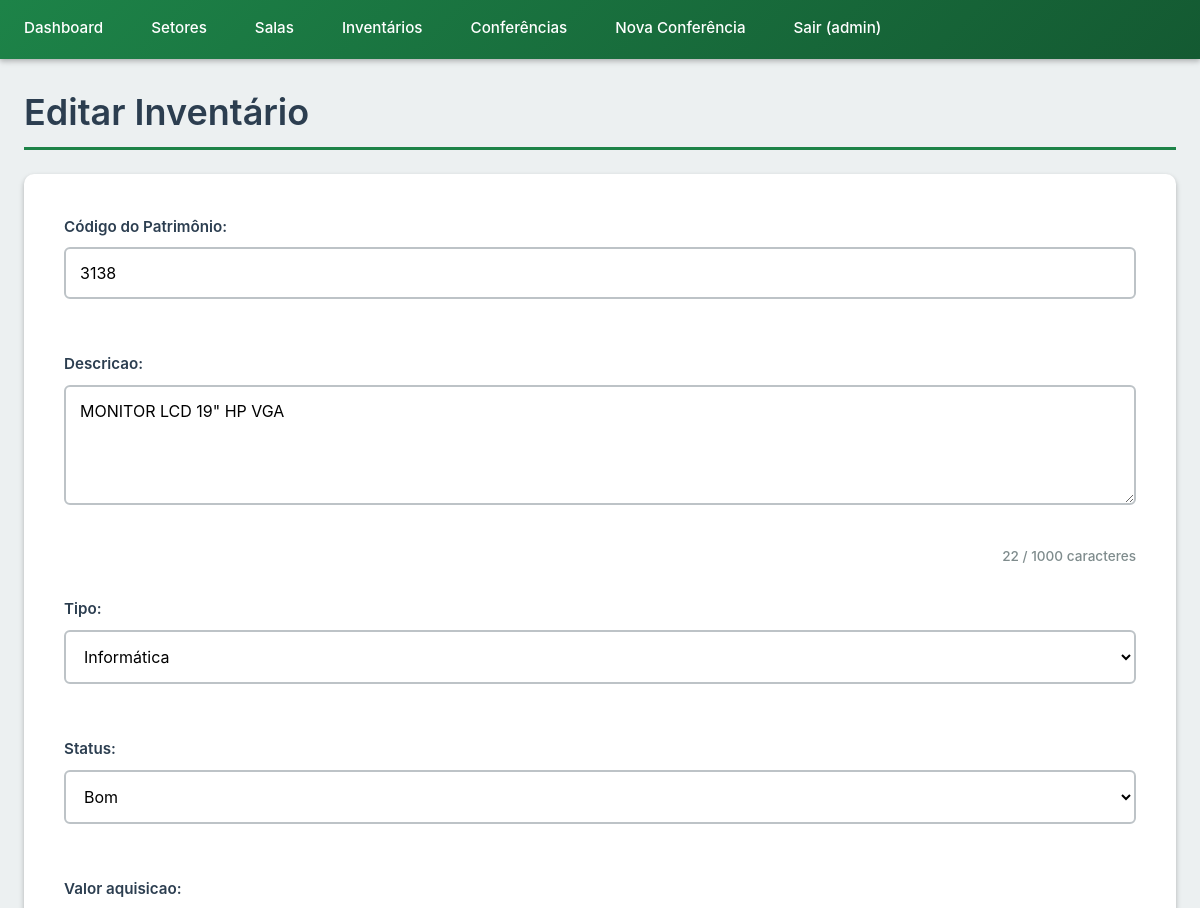
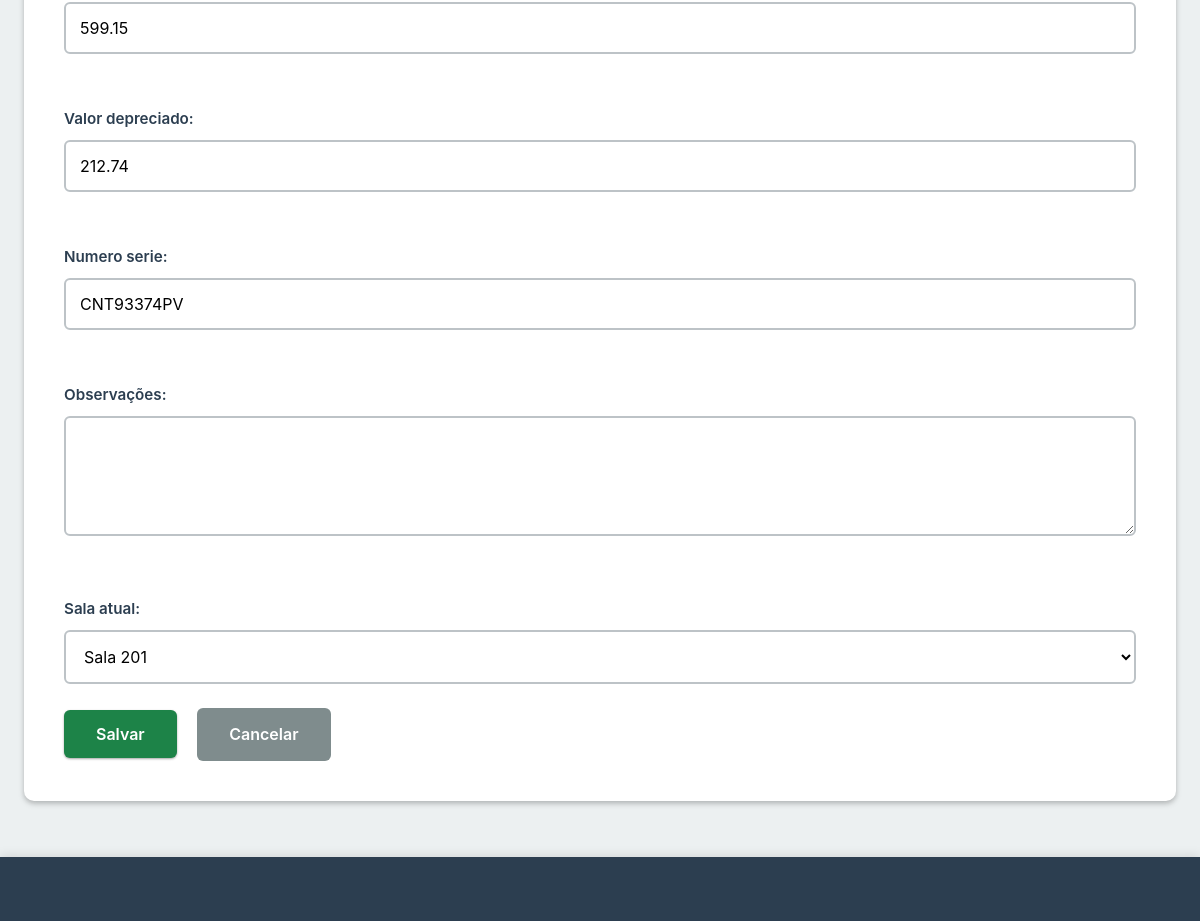
Screenshot of /inventarios/1/editar/ (signed in) with the database file from the repository (2 pictures, top to bottom).
### meuapp/models.py (models this page shows, shortened)
class Inventario(models.Model):
    TIPO_CHOICES = [
        ('mobiliario', 'Mobiliário'),
        ('eletrodomestico', 'Eletrodoméstico'),
        ('informatica', 'Informática'),
        ('escritorio', 'Escritório'),
        ('outros', 'Outros'),
    ]
    STATUS_CHOICES = [
        ('bom', 'Bom'),
        ('danificado', 'Danificado'),
        ('inutilizado', 'Inutilizado'),
    ]
    codigo = models.CharField(max_length=50, unique=True, verbose_name="Código do Patrimônio")
    descricao = models.TextField(max_length=1000)
    tipo = models.CharField(max_length=20, choices=TIPO_CHOICES)
    status = models.CharField(max_length=20, choices=STATUS_CHOICES, default='bom')
    valor_aquisicao = models.FloatField(null=True, blank=True)
    valor_depreciado = models.FloatField(null=True, blank=True)
    numero_serie = models.TextField(blank=True, null=True)
    obs = models.TextField(blank=True, null=True, verbose_name="Observações")
    sala_atual = models.ForeignKey(Sala, on_delete=models.SET_NULL, null=True, blank=True, related_name='inventarios')
    class Meta:
        verbose_name_plural = "Inventários"
        ordering = ['codigo']

### meuapp/views.py (the view)
# urls.py: path('inventarios/<int:pk>/editar/', views.InventarioUpdateView.as_view(), name='inventario_update'),
class InventarioUpdateView(LoginRequiredMixin, UpdateView):
    model = Inventario
    form_class = InventarioForm
    template_name = 'meuapp/inventario_form.html'
    success_url = reverse_lazy('inventario_list')

### meuapp/forms.py
class InventarioForm(forms.ModelForm):
    class Meta:
        model = Inventario
        fields = ['codigo', 'descricao', 'tipo', 'status', 'valor_aquisicao',
                  'valor_depreciado', 'numero_serie', 'obs', 'sala_atual']
        widgets = {
            'codigo': forms.TextInput(attrs={'class': 'form-control'}),
            'descricao': forms.Textarea(attrs={'class': 'form-control', 'rows': 3}),
            'tipo': forms.Select(attrs={'class': 'form-control'}),
            'status': forms.Select(attrs={'class': 'form-control'}),
            'valor_aquisicao': forms.NumberInput(attrs={'class': 'form-control', 'step': '0.01'}),
            'valor_depreciado': forms.NumberInput(attrs={'class': 'form-control', 'step': '0.01'}),
            'numero_serie': forms.TextInput(attrs={'class': 'form-control'}),
            'obs': forms.Textarea(attrs={'class': 'form-control', 'rows': 3}),
            'sala_atual': forms.Select(attrs={'class': 'form-control'}),
        }

### meuapp/models.py (called while the page is built)
    def __str__(self):
        return f"Sala {self.numero}"

### meuapp/templates/meuapp/inventario_form.html (shortened to what this page needs)
{% extends 'meuapp/base.html' %}
{% block content %}
<h1>{% if object %}Editar{% else %}Novo{% endif %} Inventário</h1>
<form method="post">
    {{ form.as_p }}
    <button type="submit">Salvar</button>
    <a href="{% url 'inventario_list' %}">Cancelar</a>
</form>
{% endblock %}

### meuapp/templates/meuapp/base.html (shortened to what this page needs)
<!DOCTYPE html>
<html lang="pt-BR">
<head>
    {% load static %}
    <link rel="stylesheet" href="{% static 'css/style.css' %}">
</head>
<body>
    <nav>
        {% if user.is_authenticated %}
        <ul>
            <li><a href="{% url 'principal' %}">Dashboard</a></li>
            <li><a href="{% url 'setor_list' %}">Setores</a></li>
            <li><a href="{% url 'sala_list' %}">Salas</a></li>
            <li><a href="{% url 'inventario_list' %}">Inventários</a></li>
            <li><a href="{% url 'conferencia_list' %}">Conferências</a></li>
            <li><a href="{% url 'iniciar_conferencia' %}">Nova Conferência</a></li>
            <li><a href="{% url 'logout' %}">Sair ({{ user.username }})</a></li>
        </ul>
        {% endif %}
    </nav>
    <main>
        {% block content %}{% endblock %}
    </main>
    <footer>
    </footer>
</body>
</html>

### meuapp/static/css/style.css (style rules this page uses)
:root { --primary-color: #1d8348; --primary-dark: #145a32; --primary-light: #58d68d; --secondary-color: #2874a6; --accent-color: #f39c12; --success-color: #27ae60; --danger-color: #e74c3c; --warning-color: #f39c12; --info-color: #3498db; --text-dark: #2c3e50; --text-light: #7f8c8d; --text-muted: #95a5a6; --bg-light: #ecf0f1; --bg-white: #ffffff; --bg-dark: #2c3e50; --border-color: #bdc3c7; --border-light: #ecf0f1; --shadow-sm: 0 1px 3px rgba(0,0,0,0.12), 0 1px 2px rgba(0,0,0,0.24); --shadow-md: 0 3px 6px rgba(0,0,0,0.15), 0 2px 4px rgba(0,0,0,0.12); --shadow-lg: 0 10px 20px rgba(0,0,0,0.15), 0 3px 6px rgba(0,0,0,0.10); --shadow-xl: 0 14px 28px rgba(0,0,0,0.25), 0 10px 10px rgba(0,0,0,0.22); --border-radius: 6px; --border-radius-lg: 10px; --transition: all 0.3s ease; --font-family: -apple-system, BlinkMacSystemFont, 'Segoe UI', Roboto, 'Helvetica Neue', Arial, sans-serif; }
* { margin: 0; padding: 0; box-sizing: border-box; }
html { font-size: 16px; scroll-behavior: smooth; }
body { font-family: var(--font-family); background-color: var(--bg-light); color: var(--text-dark); line-height: 1.6; min-height: 100vh; display: flex; flex-direction: column; }
nav { background: linear-gradient(135deg, var(--primary-color) 0%, var(--primary-dark) 100%); color: white; padding: 0; box-shadow: var(--shadow-md); position: sticky; top: 0; z-index: 1000; }
nav ul { list-style: none; display: flex; flex-wrap: wrap; max-width: 1400px; margin: 0 auto; padding: 0; }
nav ul li { position: relative; }
nav ul li a { display: block; color: white; text-decoration: none; padding: 1rem 1.5rem; transition: var(--transition); font-weight: 500; font-size: 0.95rem; border-bottom: 3px solid transparent; }
main { flex: 1; max-width: 1400px; width: 100%; margin: 2rem auto; padding: 0 1.5rem; }
h1, h2, h3, h4, h5, h6 { color: var(--text-dark); margin-bottom: 1rem; font-weight: 600; line-height: 1.2; }
h1 { font-size: 2.25rem; border-bottom: 3px solid var(--primary-color); padding-bottom: 0.75rem; margin-bottom: 1.5rem; }
p { margin-bottom: 1rem; line-height: 1.7; }
form { background: var(--bg-white); padding: 2.5rem; border-radius: var(--border-radius-lg); box-shadow: var(--shadow-md); margin: 1.5rem 0; }
label { display: block; margin-bottom: 0.5rem; font-weight: 600; color: var(--text-dark); font-size: 0.95rem; }
input[type="text"], input[type="email"], input[type="password"], input[type="number"], input[type="date"], input[type="datetime-local"], input[type="search"], textarea, select { width: 100%; padding: 0.875rem; border: 2px solid var(--border-color); border-radius: var(--border-radius); font-size: 1rem; transition: var(--transition); font-family: inherit; background-color: var(--bg-white); }
textarea { resize: vertical; min-height: 120px; }
form p { margin-bottom: 1.75rem; }
form p:last-of-type { margin-bottom: 0; }
.form-control { margin-bottom: 1.5rem; }
::placeholder { color: var(--text-muted); opacity: 0.7; }
button, .btn, a.btn, input[type="submit"], input[type="button"] { display: inline-block; padding: 0.875rem 2rem; background-color: var(--primary-color); color: white; text-decoration: none; border: none; border-radius: var(--border-radius); cursor: pointer; font-size: 1rem; font-weight: 600; transition: var(--transition); box-shadow: var(--shadow-sm); text-align: center; font-family: inherit; }
form a, .btn-secondary { display: inline-block; padding: 0.875rem 2rem; margin-left: 1rem; background-color: var(--text-light); color: white; text-decoration: none; border-radius: var(--border-radius); transition: var(--transition); font-weight: 600; }
footer { background: var(--bg-dark); color: white; text-align: center; padding: 2rem; margin-top: auto; box-shadow: 0 -2px 10px rgba(0,0,0,0.1); }

### rows the page displays
Inventario: codigo "3138", descricao "MONITOR LCD 19\" HP VGA", tipo "Informática", status "Bom", valor_aquisicao "599.15", valor_depreciado "212.74", numero_serie "CNT93374PV", sala_atual "Sala 201"

### other values shown
{{ user.username }} "admin"
